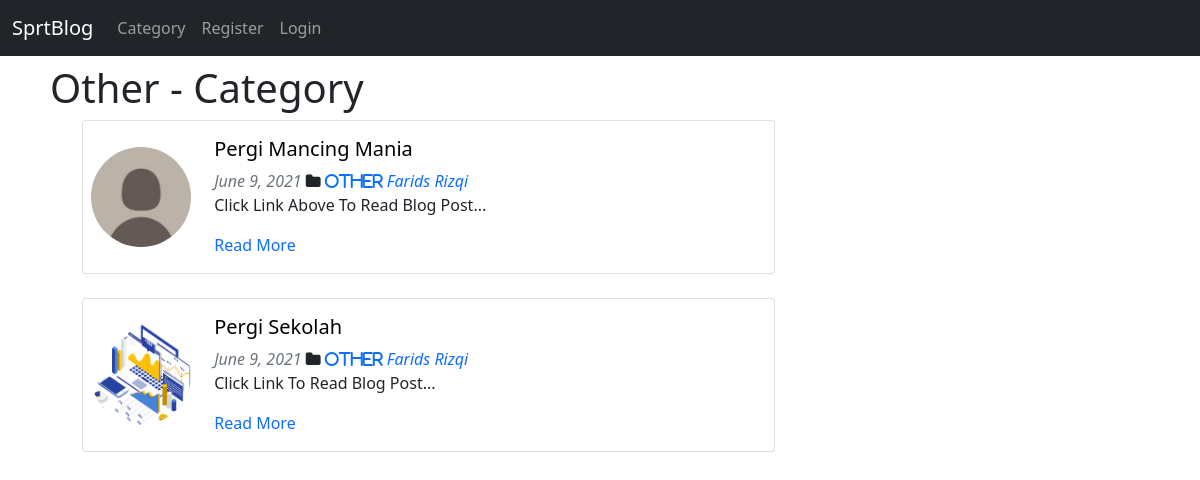
The app's page /category/other with its own data.
### theblog/models.py (models this page shows, shortened)
class Post(models.Model):
    title = models.CharField(max_length=255)
    header_image = models.ImageField(null=True,blank=True, upload_to='images/')
    title_tag = models.CharField(max_length=255, default="My Blog")
    author = models.ForeignKey(User, on_delete=models.CASCADE)
    body = HTMLField(blank=True, null=True)
    post_date = models.DateField(auto_now_add=True)
    category = models.CharField(max_length=255, default='other')
    snippet = models.CharField(max_length=255, default='Click Link To Read Blog Post...')
    likes = models.ManyToManyField(User, related_name='blog_post')

### theblog/views.py (the view)
# urls.py: path('category/<str:cats>', CategoryView, name='category'),
def CategoryView(request, cats):
    category_post = Post.objects.filter(category=cats.title().replace('-',' '))
    return render(request, 'categories.html', {'cats':cats.title().replace('-',' '), 'category_post':category_post})

### theblog/templates/categories.html (shortened to what this page needs)
{% extends "base.html" %}
{% load static %}
{% block content %}
    {% if category_post %}
        <h1>{{ cats }} - Category</h1>
        <ul>
            {% for post in category_post %}
            <div class="card w-90">
                <div class="row g-0">
                  <div class="col-md-2 d-flex align-items-center justify-content-center">
                    {% if post.header_image.url != 0 %}
                      <img src="{{ post.header_image.url }}" class="rounded-circle" width=100 height=100>
                    {% else %}
                      <img src="{% static 'theblog/images/defaultheader.png' %}" class="rounded-circle" width=100 height=100>
                    {% endif %}
                  </div>
                  <div class="col-md-10">
                    <div class="card-body">
                      <h5 class="card-title"><a href="{% url 'article-detail' post.pk %}" style="text-decoration:none;color:black;">{{post.title}}</a></h5>
                      <i class="icon-calendar mr-2 text-muted"> {{ post.post_date }}</i>
                      <i class="fa fa-folder"><a href="{% url 'category' post.category|slugify %}" style="text-decoration:none;"> {{ post.category }}</a></i>
                      <i class="icon-user mr-2"><a href="{% url 'show_profile_page' post.author.profile.id %}" style="text-decoration:none;"> {{post.author.first_name}} {{post.author.last_name}}</a></i>
                      <p class="card-text">{{ post.snippet }}</p>
                      <p class="card-text"><a href="{% url 'article-detail' post.pk %}" style="text-decoration:none;">Read More</a>
                    </div>
                  </div>
                </div>
              </div>
              <br/>
            {% endfor %}
        </ul>
    {% else %}
        <h2>Sorry This Page Does Not Exist</h2>
    {% endif %}
{% endblock %}

### records on screen
Post: header_image (placeholder picture), title "Pergi Mancing Mania", post_date "June 9, 2021", category "Other", author.first_name "Farids", author.last_name "Rizqi", snippet "Click Link Above To Read Blog Post..."
Post: title "Pergi Sekolah", post_date "June 9, 2021", category "Other", author.first_name "Farids", author.last_name "Rizqi", snippet "Click Link To Read Blog Post..."

### other values on screen
{{ cats }} "Other"
